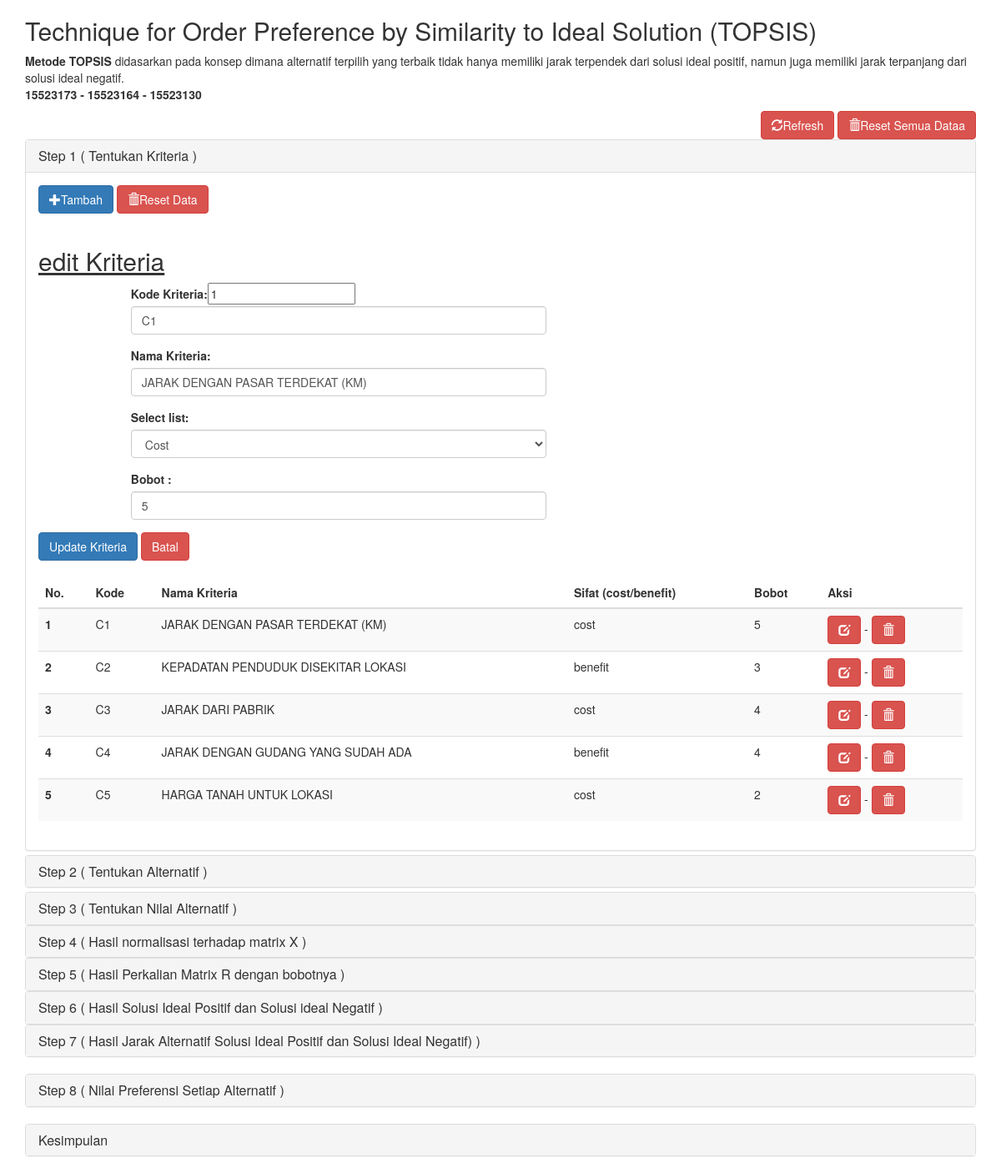
/index.php?id_kriteria=1&posisi=1, run on the app's committed database.
### tables this page shows
CREATE TABLE `kriteria` (
  `id_kriteria` int(10) NOT NULL,
  `kode_kriteria` varchar(100) NOT NULL,
  `nama_kriteria` varchar(100) NOT NULL,
  `sifat` varchar(100) NOT NULL,
  `bobot` float NOT NULL
);

### index.php (the view, shortened to what this page needs)
<?php include('koneksi.php');
$p1 ='';
if (isset($_GET['posisi'])) {
  $pos = $_GET['posisi'];
  if ($pos == 1) {
    $p1 = 'in';
  }elseif ($pos == 2) {
    $p2 = 'in';
  }elseif ($pos == 3) {
    $p3 = 'in';
  }elseif ($pos == 4) {
    $p4 = 'in';
  }elseif ($pos == 5) {
    $p5 = 'in';
  }elseif ($pos == 6) {
    $p6 = 'in';
  }elseif ($pos == 7) {
    $p7 = 'in';
  }elseif ($pos == 8) {
    $p8 = 'in';
  }elseif ($pos == 9) {
    $p9 = 'in';
  }elseif ($pos == 10) {
    $p10 = 'in';
  }
}
?>
<!DOCTYPE html>
<html>
<head>
  <link rel="stylesheet" href="https://maxcdn.bootstrapcdn.com/bootstrap/3.3.7/css/bootstrap.min.css">
</head>
<body>
<div class="container">
  <h2>Technique for Order Preference by Similarity to Ideal Solution (TOPSIS)</h2>
  <p><strong>Metode TOPSIS</strong> didasarkan pada konsep dimana alternatif terpilih yang terbaik tidak hanya memiliki jarak terpendek dari solusi ideal positif, namun juga memiliki jarak terpanjang dari solusi ideal negatif. <br>
    <b>15523173 - 15523164 - 15523130</b></p>
  <div style="width: 100%; margin-left: 0px; text-align: right;">
    <a href="index.php"><button type="button" class="btn btn-danger" name="deletedata" ><span class="glyphicon glyphicon-refresh"></span>Refresh</button></a>
      <a href="delete.php?deletedata"><button type="button" class="btn btn-danger" name="deletedata" ><span class="glyphicon glyphicon-trash"></span>Reset Semua Dataa</button></a><br>
    </div>
  <div class="panel-group" id="accordion">
    <div class="panel panel-default">
      <div class="panel-heading">
        <h4 class="panel-title">
          <a data-toggle="collapse" data-parent="#accordion" href="#collapse1">Step 1 ( Tentukan Kriteria )</a>
        </h4>
      </div>
      <div id="collapse1" class="panel-collapse collapse <?php echo $p1; ?>">
        <div class="panel-body">
          <button id="tambahkriteria" type="button" class="btn btn-primary"><span class="glyphicon glyphicon-plus"></span>Tambah</button>
          <a href="delete.php?resetkriteria"><button type="button" class="btn btn-danger"><span class="glyphicon glyphicon-trash"></span>Reset Data</button></a>
          <br>
          <table class="table table-striped">
            <thead>
              <tr>
                <th scope="col">No. </th>
                <th scope="col">Kode</th>
                <th scope="col">Nama Kriteria</th>
                <th scope="col">Sifat (cost/benefit)</th>
                <th scope="col">Bobot</th>
                <th scope="col">Aksi</th>
              </tr>
            </thead>
            <tbody>
                <?php
                 $i = 1;
                 $query_kriteria = mysqli_query($koneksi, "SELECT * FROM kriteria");
                 while ($kriteria = mysqli_fetch_array($query_kriteria)) {
                  ?>
              <tr>
                <th scope="row"><?php echo $i; ?></th>
                <td><?= $kriteria['kode_kriteria'] ?></td>
                <td><?= $kriteria['nama_kriteria'] ?></td>
                <td><?= $kriteria['sifat'] ?></td>
                <td><?= $kriteria['bobot'] ?></td>
                <td>
                    <a href="index.php?id_kriteria=<?php echo $kriteria['id_kriteria'] ?>&posisi=1"><button title="edit" type="button" class="btn btn-danger"><span class="glyphicon glyphicon-edit"></span></button></a> -
                    <a href="delete.php?id_kriteria=<?php echo $kriteria['id_kriteria'] ?>"><button title="hapus" type="button" class="btn btn-danger" id="hapuskriteria"><span class="glyphicon glyphicon-trash"></span></button></a>
                </td>
              </tr>
                 <?php $i++;
                 }
                 if (isset($_GET['id_kriteria'])) {
                  $id_kriteria = $_GET['id_kriteria'];
                  $query_kriteria_byId = mysqli_query($koneksi, "SELECT * FROM kriteria WHERE id_kriteria = '$id_kriteria'");
                  while ($kriteria_byId = mysqli_fetch_array($query_kriteria_byId)) {
                  ?>
                      <div id="formeditkriteria" >
                        <br>
                        <form method="post" style="margin-left: 10%; margin-right: 10%;" action="update.php">
                          <h2><u>edit Kriteria</u></h2>
                          <div class="form-group">
                            <label for="kodekriteria">Kode Kriteria:</label><input type="text" name="idkriteria" value="<?= $kriteria_byId['id_kriteria']; ?>" readonly>
                            <input type="text" class="form-control" id="kodekriteria" name="kodekriteria" required value="<?= $kriteria_byId['kode_kriteria'] ?>">
                          </div>
                          <div class="form-group">
                            <label for="namakriteria">Nama Kriteria:</label>
                            <input type="text" class="form-control" id="namakriteria" name="namakriteria" required value="<?= $kriteria_byId['nama_kriteria'] ?>">
                          </div>
                          <?php
                          $bobot = $kriteria_byId['sifat'];
                          if ($bobot == 'cost') {
                            ?>
                            <div class="form-group">
                            <label for="sel1">Select list:</label>
                            <select class="form-control" id="sel1" name="atribut">
                              <option value="cost">Cost</option>
                            </select>
                          </div>
                            <?php
                          }
                           ?>
                          <div class="form-group">
                            <label for="namakriteria">Bobot :</label>
                            <input type="number" class="form-control" id="namakriteria" name="bobot" min="0" value="<?= $kriteria_byId['bobot'] ?>">
                          </div>
                          <button type="submit" class="btn btn-primary zz" name="updatekriteria">Update Kriteria</button>
                          <button type="button" class="btn btn-danger" id="batalupdatekriteria">Batal</button>
                        </form><br><br>
                      </div>
                  <?php
                  }
                }
                  ?>
            </tbody>
          </table>
        </div>
      </div>
    </div>
    <div class="panel panel-default">
      <div class="panel-heading">
        <h4 class="panel-title">
          <a data-toggle="collapse" data-parent="#accordion" href="#collapse2">Step 2 ( Tentukan Alternatif )</a>
        </h4>
      </div>
    </div>
    <div class="panel panel-default">
      <div class="panel-heading">
        <h4 class="panel-title">
          <a data-toggle="collapse" data-parent="#accordion" href="#collapse3">Step 3 ( Tentukan Nilai Alternatif )</a>
        </h4>
      </div>
            <?php
            $nil = mysqli_query($koneksi, "SELECT * FROM nilai");
            $n = mysqli_num_rows($nil);
             ?>
    </div>
<?php if($n != 0){
 ?>
  <div class="panel-group" id="accordion">
    <div class="panel panel-default">
      <div class="panel-heading">
        <h4 class="panel-title">
          <a data-toggle="collapse" data-parent="#accordion" href="#collapse4">Step 4 ( Hasil normalisasi terhadap matrix X )</a>
        </h4>
      </div>
    </div>
  <div class="panel-group" id="accordion">
    <div class="panel panel-default">
      <div class="panel-heading">
        <h4 class="panel-title">
          <a data-toggle="collapse" data-parent="#accordion" href="#collapse5">Step 5 ( Hasil Perkalian Matrix R dengan bobotnya )</a>
        </h4>
      </div>
    </div>
  <div class="panel-group" id="accordion">
    <div class="panel panel-default">
      <div class="panel-heading">
        <h4 class="panel-title">
          <a data-toggle="collapse" data-parent="#accordion" href="#collapse6">Step 6 ( Hasil Solusi Ideal Positif dan Solusi ideal Negatif )</a>
        </h4>
      </div>
    </div>
  <div class="panel-group" id="accordion">
    <div class="panel panel-default">
      <div class="panel-heading">
        <h4 class="panel-title">
          <a data-toggle="collapse" data-parent="#accordion" href="#collapse7">Step 7 ( Hasil Jarak Alternatif Solusi Ideal Positif dan Solusi Ideal Negatif) )</a>
        </h4>
      </div>
    </div>
  </div>
  <div class="panel-group" id="accordion">
    <div class="panel panel-default">
      <div class="panel-heading">
        <h4 class="panel-title">
          <a data-toggle="collapse" data-parent="#accordion" href="#collapse8">Step 8 ( Nilai Preferensi Setiap Alternatif )</a>
        </h4>
      </div>
    </div>
  </div>
  <div class="panel-group" id="accordion">
    <div class="panel panel-default">
      <div class="panel-heading">
        <h4 class="panel-title">
          <a data-toggle="collapse" data-parent="#accordion" href="#collapse9">Kesimpulan</a>
        </h4>
      </div>
    </div>
  </div>
</div>
<?php
}
 ?>
</body>
</html>

### index.php (style rules this page uses)
.form-group, .form-check-inline { padding-left: 10%; }
.form-control { width: 50%; }

### data on the page
kriteria: kode_kriteria "C1", nama_kriteria "JARAK DENGAN PASAR TERDEKAT (KM)", sifat "cost", bobot "5", idkriteria "1", kodekriteria "C1", namakriteria "JARAK DENGAN PASAR TERDEKAT (KM)"
kriteria: kode_kriteria "C2", nama_kriteria "KEPADATAN PENDUDUK DISEKITAR LOKASI", sifat "benefit", bobot "3"
kriteria: kode_kriteria "C3", nama_kriteria "JARAK DARI PABRIK", sifat "cost", bobot "4"
kriteria: kode_kriteria "C4", nama_kriteria "JARAK DENGAN GUDANG YANG SUDAH ADA", sifat "benefit", bobot "4"
kriteria: kode_kriteria "C5", nama_kriteria "HARGA TANAH UNTUK LOKASI", sifat "cost", bobot "2"
